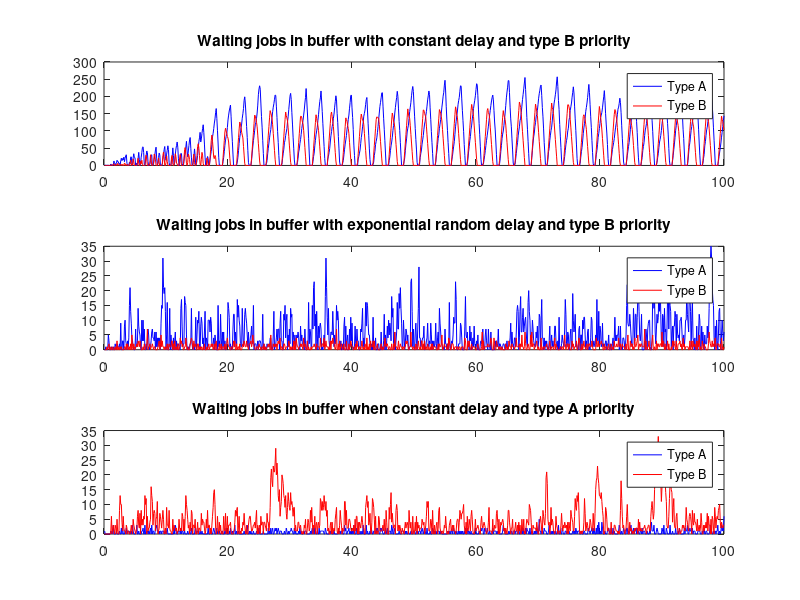

This chart was generated by the following MATLAB code:
a1 = [1 1 0 0 1 0 1 0 0 0 4 2 2 0 1 13 6 1 6 6 15 11 11 5 6 1 13 21 14 20 16 24 11 21 28 31 6 1 1 0 9 4 24 25 1 0 22 34 23 22 1 7 0 4 20 38 18 0 7 24 37 52 54 37 2 0 13 29 42 37 11 0 1 4 15 30 31 0 0 5 18 31 45 53 19 1 6 23 36 30 0 0 0 3 18 31 46 55 27 15 33 44 57 46 8 0 1 1 17 27 51 28 2 9 31 48 58 68 53 21 0 6 19 35 34 5 1 0 11 32 39 53 70 42 25 42 58 74 81 50 22 1 0 8 26 48 28 1 4 15 29 50 69 80 96 68 77 93 107 118 95 62 24 0 0 14 26 20 0 0 16 30 41 61 83 93 107 123 135 153 165 136 102 65 24 1 1 0 0 0 0 11 23 40 58 74 84 91 110 132 146 158 167 175 141 103 70 33 0 0 0 0 0 2 10 24 43 64 82 93 109 120 137 150 165 189 199 178 146 113 81 43 8 1 0 0 1 15 36 54 72 86 102 118 125 137 152 175 205 222 231 221 181 142 111 73 35 0 1 0 1 5 14 34 50 65 80 94 104 123 139 156 169 179 192 204 203 172 139 98 67 29 0 1 0 0 4 20 34 47 66 73 87 97 107 127 141 162 181 201 209 191 153 120 82 50 16 0 1 0 1 8 21 39 48 64 75 90 107 120 130 146 161 181 197 223 190 155 120 79 36 0 0 1 0 0 11 26 36 57 73 89 100 111 130 147 167 185 196 216 187 156 121 88 55 20 0 0 0 0 19 27 37 49 68 86 98 113 121 137 149 169 185 202 190 151 124 84 48 10 1 0 0 0 7 15 31 47 62 74 87 105 116 134 146 166 183 203 204 167 139 104 59 29 0 0 1 0 1 19 26 36 45 63 81 94 112 125 143 151 161 177 191 197 158 121 86 48 17 0 0 1 0 3 10 29 41 61 70 80 95 113 134 152 171 183 196 210 211 172 137 105 72 36 0 1 0 0 0 14 25 43 57 68 82 101 116 132 152 168 184 197 215 200 164 128 101 66 30 0 0 1 0 11 22 43 62 77 97 108 117 136 156 169 183 202 218 229 214 175 141 107 75 45 9 0 0 2 4 23 35 45 62 74 87 105 120 128 144 156 172 190 202 216 206 167 134 98 66 35 2 0 0 0 8 28 42 60 78 89 108 120 133 152 169 184 201 212 233 247 216 170 132 101 66 35 2 0 0 1 16 27 42 56 69 90 112 128 144 158 176 188 197 215 231 230 193 160 130 99 61 29 0 1 0 6 19 39 55 72 84 105 117 135 148 165 178 189 202 220 237 233 202 161 122 89 54 18 0 0 4 4 17 29 43 58 73 86 100 114 131 146 160 174 187 197 204 190 159 126 103 68 31 0 1 0 0 5 19 40 58 78 91 100 115 134 152 174 196 213 227 246 246 211 169 135 112 77 45 7 0 1 4 19 35 53 66 86 100 112 130 137 154 172 191 206 222 239 255 220 181 139 105 70 34 1 0 0 1 23 44 65 83 94 113 124 141 148 160 176 195 208 218 230 233 203 168 141 106 66 36 3 0 0 3 18 40 50 73 88 101 111 129 151 164 181 192 205 219 242 257 229 188 162 119 85 52 16 0 0 0 12 26 44 60 72 82 100 108 132 139 160 170 181 198 212 228 210 172 135 101 62 20 0 1 0 0 6 24 40 52 71 92 109 122 137 157 168 181 197 216 235 211 176 141 110 72 37 5 0 0 0 14 31 43 60 81 93 107 122 139 146 154 167 184 199 217 188 150 120 94 61 20 0 0 0 0 19 30 46 56 66 78 94 109 121 132 147 163 169 180 195 182 153 115 79 47 10 1 0 0 0 13 28 42 55 67 85 105 123 141 157 167 187 191 214 191 163 127 95 54 22 0 0 0 1 12 23 43 55 66 87 103 111 122 138 147 160 181 196 211 194 164 131 99 62 34 0 0 0 2 9 23 34 52 68 76 87 101 121 133 148 164 180 196 205 188 150 121 91 49 13 0 1 0 0 13 28 46 62 81 102 115 130 148 159 166 177 189 202 212 179 143 105 78 39 0 1 0 1 0 15 36 56 67 85 102 113 127 136 163 171 183 193 212 206 169 141 105 65 30 1 0 0 0 6 21 32 57 69 87 103 111 127 139 148 160 173 183 195 175 146 109 73 39 1 0 0 0 0 12 26 39 51 65 82 96 113 130 144];
b1 = [0 0 0 0 0 0 0 0 0 0 2 0 0 2 2 5 0 0 1 3 0 6 2 2 1 0 3 3 0 3 0 0 7 5 0 1 3 0 1 0 4 7 15 0 5 1 19 10 0 0 0 0 0 9 21 5 0 0 12 5 15 2 0 0 0 0 21 30 16 0 0 2 1 6 31 17 0 0 0 10 33 30 16 0 0 0 7 22 7 0 0 0 0 4 29 39 25 0 0 8 28 12 1 0 0 0 0 0 26 29 4 0 1 9 34 26 7 4 0 0 0 22 32 18 0 0 0 0 21 46 52 30 5 0 8 33 28 17 0 0 0 0 0 21 33 8 0 0 5 30 55 63 50 29 4 0 18 38 30 5 0 0 0 0 0 22 14 0 0 0 22 47 72 88 70 48 23 20 29 24 4 0 0 0 0 0 0 0 0 0 0 22 47 72 97 108 100 93 84 79 68 45 20 0 0 0 0 0 0 0 0 0 0 6 31 56 81 106 126 120 110 96 88 80 55 30 5 0 0 0 0 0 0 0 0 0 0 21 46 71 96 121 146 143 135 125 112 88 63 38 13 0 0 0 0 0 0 0 0 0 0 13 38 63 88 113 138 159 152 146 135 118 93 68 43 18 0 0 0 0 0 0 0 0 0 0 8 33 58 83 108 133 155 144 138 129 109 84 59 34 9 0 0 0 0 0 0 0 0 0 0 17 42 67 92 117 142 143 138 126 121 102 77 52 27 2 0 0 0 0 0 0 0 0 0 0 25 50 75 100 125 147 136 125 116 102 79 54 29 4 0 0 0 0 0 0 0 0 0 0 22 47 72 97 122 147 155 142 128 113 88 63 38 13 0 0 0 0 0 0 0 0 0 0 13 38 63 88 113 138 133 128 116 107 92 67 42 17 0 0 0 0 0 0 0 0 0 0 9 34 59 84 109 134 149 140 131 131 118 93 68 43 18 0 0 0 0 0 0 0 0 0 0 8 33 58 83 108 133 141 139 138 137 119 94 69 44 19 0 0 0 0 0 0 0 0 0 0 7 32 57 82 107 132 152 143 129 123 111 86 61 36 11 0 0 0 0 0 0 0 0 0 0 15 40 65 90 115 140 164 149 141 137 115 90 65 40 15 0 0 0 0 0 0 0 0 0 0 11 36 61 86 111 136 161 160 151 146 139 114 89 64 39 14 0 0 0 0 0 0 0 0 0 0 12 37 62 87 112 137 162 157 152 142 129 104 79 54 29 4 0 0 0 0 0 0 0 0 0 0 22 47 72 97 122 147 170 161 146 140 117 92 67 42 17 0 0 0 0 0 0 0 0 0 0 9 34 59 84 109 134 159 177 166 158 142 117 92 67 42 17 0 0 0 0 0 0 0 0 0 0 9 34 59 84 109 134 159 165 153 149 136 111 86 61 36 11 0 0 0 0 0 0 0 0 0 0 15 40 65 90 115 140 159 146 140 133 117 92 67 42 17 0 0 0 0 0 0 0 0 0 0 9 34 59 84 109 134 159 184 177 168 148 123 98 73 48 23 0 0 0 0 0 0 0 0 0 0 3 28 53 78 103 128 153 178 168 156 145 120 95 70 45 20 0 0 0 0 0 0 0 0 0 0 6 31 56 81 106 131 156 181 167 163 150 125 100 75 50 25 0 0 0 0 0 0 0 0 0 0 0 26 51 76 101 126 151 176 176 170 159 134 109 84 59 34 9 0 0 0 0 0 0 0 0 0 0 17 42 67 92 117 142 147 142 134 119 105 80 55 30 5 0 0 0 0 0 0 0 0 0 0 21 46 71 96 121 146 171 158 140 124 103 78 53 28 3 0 0 0 0 0 0 0 0 0 0 23 48 73 98 123 148 162 159 144 134 110 85 60 35 10 0 0 0 0 0 0 0 0 0 0 16 41 66 91 116 141 136 126 116 104 83 58 33 8 0 0 0 0 0 0 0 0 0 0 19 44 69 94 119 144 156 146 137 132 112 87 62 37 12 0 0 0 0 0 0 0 0 0 0 14 39 64 89 114 139 160 149 142 127 109 84 59 34 9 0 0 0 0 0 0 0 0 0 0 17 42 67 92 117 142 151 140 126 116 99 74 49 24 0 0 0 0 0 0 0 0 0 0 2 27 52 77 102 127 152 145 134 120 112 87 62 37 12 0 0 0 0 0 0 0 0 0 0 14 39 64 89 114 139 158 145 137 128 108 83 58 33 8 0 0 0 0 0 0 0 0 0 0 18 43 68 93 118 143 133 127 115 103];

a2 = [0 0 1 0 0 0 5 3 0 0 0 1 0 0 1 0 0 2 1 0 2 1 1 1 2 0 9 0 0 3 3 0 8 10 3 2 0 3 1 4 15 21 13 9 4 3 1 0 0 0 7 1 1 3 14 8 6 5 1 0 10 3 10 3 7 0 0 2 0 3 7 5 0 1 1 3 6 7 4 4 3 6 0 6 1 4 1 4 2 4 0 9 15 14 31 21 19 21 13 0 5 16 0 0 2 14 0 5 2 0 0 4 0 3 6 0 3 0 2 2 1 0 0 14 17 8 1 2 2 18 16 15 5 0 0 1 0 1 2 2 14 2 0 2 2 0 2 11 0 5 10 9 13 2 0 8 11 9 2 4 0 6 13 0 4 3 0 10 10 10 6 11 9 2 1 2 4 0 5 3 0 0 0 15 1 3 1 12 4 0 6 1 6 0 3 0 0 1 5 16 14 11 1 2 0 1 0 7 12 12 1 6 3 2 17 11 15 10 8 2 1 1 14 6 1 3 12 14 11 9 5 1 6 0 2 4 5 8 2 4 15 0 2 2 2 0 1 3 0 3 3 3 2 0 1 12 0 2 0 1 0 0 2 1 1 1 1 4 4 0 1 0 5 13 0 1 2 4 7 3 7 7 0 9 13 3 3 0 0 12 10 15 4 10 12 0 5 1 7 2 14 11 12 0 6 4 2 5 0 3 5 4 6 4 1 0 8 3 5 2 2 1 0 7 2 0 0 3 1 16 2 7 6 1 1 15 7 21 23 8 12 0 13 5 0 8 4 8 9 7 0 1 0 2 5 1 18 31 21 11 5 14 3 1 3 6 6 5 13 6 1 5 2 4 15 10 13 10 1 2 1 3 0 0 2 0 8 11 1 8 0 3 5 0 0 7 1 11 3 9 1 0 1 1 8 2 1 7 3 3 0 0 0 7 6 9 14 1 4 1 6 16 8 16 15 9 5 5 2 2 0 2 0 11 0 1 1 4 0 0 0 2 2 0 0 0 6 0 1 0 3 12 0 5 0 3 8 4 10 5 9 7 3 18 11 14 2 0 6 0 3 6 16 7 7 19 14 21 14 9 1 1 10 5 0 2 7 6 3 5 1 0 1 1 23 24 13 1 7 1 0 6 9 2 0 7 14 28 4 4 1 2 3 4 4 8 0 0 1 3 4 9 2 1 3 2 9 5 0 3 1 3 1 2 9 2 0 4 6 1 14 9 6 2 2 0 1 0 0 7 2 2 0 2 0 0 16 2 0 2 3 2 5 11 9 9 23 17 0 0 0 2 2 2 9 8 4 0 0 0 0 8 18 5 4 6 1 2 0 8 3 6 0 1 4 1 8 2 1 1 3 0 5 0 0 0 2 3 2 4 7 2 0 0 5 7 3 1 0 7 2 1 0 6 0 0 0 0 0 0 3 1 3 1 2 7 0 2 2 1 1 0 1 2 2 1 0 2 1 3 0 1 1 2 4 9 1 6 2 2 0 4 4 1 6 13 15 13 0 4 13 18 6 6 11 14 6 8 10 11 6 2 1 16 20 13 10 2 4 4 10 7 3 2 1 1 6 4 8 1 3 12 11 1 10 17 4 4 0 4 0 3 1 3 0 1 0 3 8 0 2 5 1 3 1 2 8 8 3 2 0 3 0 11 0 1 0 2 5 3 2 1 7 17 12 2 1 6 5 0 0 5 7 0 1 19 10 6 8 12 1 2 1 0 0 7 8 0 5 5 0 10 7 11 11 5 0 3 1 6 7 0 1 0 4 11 10 1 1 3 2 1 5 2 17 3 3 13 2 8 6 1 2 9 1 2 1 1 3 3 0 2 2 5 0 0 2 0 0 2 4 0 4 11 3 5 3 5 5 8 0 1 8 0 1 0 4 4 3 0 1 5 15 22 9 8 8 12 9 5 2 1 2 14 8 3 12 12 4 11 18 20 13 5 3 6 12 0 0 0 0 3 0 7 5 0 7 9 10 10 1 0 0 3 19 18 14 17 6 2 7 12 9 11 23 13 23 12 3 2 12 11 1 14 6 7 0 7 18 23 7 19 15 13 1 6 8 0 8 8 13 11 1 12 6 4 5 3 10 10 11 7 2 2 5 1 4 10 10 20 12 9 6 20 18 13 1 10 17 4 3 0 4 0 0 8 0 0 6 12 10 0 0 8 2 6 1 0 5 2 2 2 8 4 5 14 30 30 35 31 21 17 15 4 0 8 1 10 3 0 5 13 14 3 0 5 10 6 3 6 ];
b2 = [0 0 0 0 1 0 1 2 0 0 1 0 0 1 0 0 0 1 0 0 3 0 0 1 0 0 1 1 0 0 0 0 1 1 0 2 0 2 1 0 1 0 2 0 5 1 0 2 1 0 1 1 2 1 3 2 1 3 2 0 0 0 1 0 2 1 0 1 2 7 0 1 1 2 0 1 1 2 1 0 1 1 0 0 0 0 1 2 3 0 1 5 1 3 1 1 0 1 1 0 1 2 0 0 2 1 1 1 3 3 0 2 0 3 1 0 1 0 2 0 0 1 4 2 3 1 2 0 0 1 1 4 2 0 1 0 0 0 2 3 4 3 1 0 3 1 1 2 0 0 2 2 0 1 0 1 1 0 0 1 0 2 0 0 0 1 0 1 2 0 1 1 2 1 2 0 1 2 0 2 3 0 0 0 0 2 0 1 2 0 1 1 1 0 2 1 0 2 4 2 1 1 0 0 1 1 0 1 3 1 3 0 0 2 0 1 1 0 2 0 0 0 1 2 1 3 2 1 1 3 1 1 0 2 2 2 3 1 2 5 3 1 1 0 0 1 1 1 0 2 1 1 0 0 1 1 0 2 0 1 0 0 1 1 2 1 2 0 5 0 0 0 2 1 1 2 1 2 0 2 3 2 2 4 0 1 1 0 0 2 2 1 0 1 1 1 1 3 2 0 1 0 1 1 0 3 0 3 0 4 2 1 1 0 1 1 2 1 2 1 0 4 1 2 1 0 0 3 0 1 0 0 0 1 0 1 1 1 2 1 1 0 2 1 1 1 1 0 4 1 1 2 2 1 4 0 1 3 1 1 1 0 1 0 3 0 3 2 4 3 2 1 0 1 7 0 0 2 0 3 0 1 2 1 0 1 2 0 0 0 3 0 0 0 2 0 1 3 2 1 1 0 0 1 0 2 0 3 1 1 0 1 1 0 1 3 1 0 1 0 2 1 0 4 0 1 0 2 0 3 1 1 1 3 0 3 0 0 1 1 2 0 0 0 0 1 2 0 0 1 0 1 4 2 1 2 2 1 0 1 1 0 0 2 0 0 2 0 6 1 1 1 0 1 3 0 1 2 1 1 0 1 1 0 1 1 3 2 3 2 0 0 1 1 6 1 1 0 1 1 0 0 2 1 0 1 3 1 0 1 0 3 3 0 2 0 3 0 1 1 0 2 1 0 0 1 0 2 0 2 0 1 1 1 1 0 0 0 2 0 2 1 1 2 5 0 0 1 2 1 1 1 0 2 0 4 3 1 0 0 2 2 2 0 0 1 1 1 0 1 1 0 1 1 0 0 1 1 1 0 0 4 3 0 0 0 3 1 3 1 0 1 2 0 1 1 1 1 0 0 0 1 2 1 0 0 0 0 1 6 0 3 0 1 1 1 1 1 2 1 1 1 2 4 3 0 0 0 4 2 0 0 3 2 1 1 0 1 1 0 0 1 0 0 0 0 0 2 1 0 1 0 3 2 1 1 0 2 1 1 1 0 1 1 4 1 1 1 1 2 0 2 1 5 1 1 0 1 6 2 0 0 1 2 1 0 0 5 1 6 1 2 2 0 1 1 2 3 1 0 1 0 0 0 4 0 0 1 1 0 1 1 1 2 1 0 0 1 3 0 0 1 1 1 0 1 4 0 2 1 1 0 0 0 0 1 1 0 1 1 0 2 5 2 0 1 2 2 0 2 1 0 0 0 3 1 2 0 1 1 1 3 0 0 2 4 3 0 0 0 2 0 1 3 1 1 0 1 2 0 1 2 2 1 1 1 3 1 0 0 0 0 0 4 1 1 3 1 1 2 2 3 2 2 0 0 2 0 1 1 1 0 1 2 0 0 0 2 1 0 1 0 3 1 1 1 2 1 1 4 1 1 2 0 1 2 1 1 1 0 1 2 0 2 5 0 0 0 3 1 2 2 0 1 0 4 1 1 2 3 5 0 1 2 1 2 2 1 1 1 1 7 0 3 1 0 1 1 3 0 0 0 1 3 5 0 0 1 0 0 3 0 2 2 1 1 2 2 1 6 1 3 2 0 2 0 1 1 3 0 2 0 0 0 1 0 3 1 3 2 1 0 3 0 0 2 2 2 3 1 2 0 0 4 1 2 0 1 1 1 1 1 0 0 3 0 1 3 0 3 1 1 2 1 0 3 0 3 1 5 0 1 0 0 3 1 0 2 1 1 0 0 0 0 2 6 3 2 1 1 3 1 2 1 3 4 0 1 2 2 2 1 1 2 0 4 2 0 0 1 ];

a3 = [1 0 0 0 0 0 0 0 0 0 1 0 1 0 3 0 0 0 0 1 0 0 0 0 1 0 0 2 0 3 0 0 0 1 0 2 0 1 1 1 0 1 0 1 0 3 1 0 0 0 0 1 3 0 0 1 0 0 0 0 1 1 2 0 0 3 0 0 1 1 0 1 0 1 2 0 3 0 1 1 0 0 2 2 3 1 1 0 1 0 1 1 0 1 1 1 0 0 1 0 1 2 0 0 0 0 0 0 0 0 0 0 2 0 3 2 0 0 0 1 1 1 0 2 0 1 1 0 0 1 0 0 0 0 1 0 0 1 0 0 2 0 0 0 0 0 2 2 0 1 1 0 0 0 1 0 0 1 0 0 0 0 0 0 0 0 0 2 0 0 0 1 0 0 0 1 2 1 0 0 1 2 0 1 0 1 0 0 0 1 1 0 0 0 1 0 2 0 0 0 0 1 0 2 0 0 1 0 0 1 3 0 0 1 0 0 1 0 0 0 0 0 0 0 0 1 0 0 0 1 3 1 0 0 1 0 1 0 0 0 1 0 0 0 0 1 0 0 0 2 0 0 0 0 0 0 1 0 0 0 0 0 0 0 2 0 1 0 2 0 1 2 0 0 1 2 1 2 0 1 2 1 0 1 1 1 0 0 0 0 1 0 0 2 1 0 0 1 0 1 1 2 1 1 0 0 2 0 1 0 0 0 0 1 0 2 0 1 0 0 0 1 0 1 1 1 0 0 0 0 0 0 1 0 1 2 0 2 0 2 1 0 0 1 0 0 2 0 1 1 1 1 1 1 0 0 2 1 0 0 0 0 0 1 1 0 1 0 0 0 1 0 0 0 0 0 0 1 0 1 1 0 1 1 0 0 0 3 1 2 0 0 1 1 2 0 1 0 1 0 1 0 3 0 0 0 2 0 0 0 0 0 1 0 0 1 0 3 0 0 0 0 3 0 1 0 0 0 1 0 2 1 0 0 1 1 1 0 2 0 2 1 1 0 0 2 1 2 1 0 0 0 1 2 0 1 2 0 0 1 1 1 0 3 2 0 0 2 1 0 0 0 0 0 0 1 0 0 0 1 1 1 1 0 0 1 0 1 0 0 1 0 0 0 1 1 0 0 1 1 1 0 0 1 0 1 0 1 1 1 0 1 2 1 0 1 2 1 0 0 2 0 0 0 0 1 0 0 0 2 1 0 1 0 1 0 1 1 1 1 0 1 0 1 0 0 0 0 0 0 0 0 0 1 0 1 0 1 0 1 1 0 2 2 0 1 0 0 1 0 0 1 0 1 0 1 0 1 0 0 1 0 2 0 0 2 0 1 1 0 0 1 0 0 0 0 0 0 2 1 0 0 0 0 1 0 1 2 1 2 2 0 0 2 1 1 0 2 1 0 0 1 0 0 0 0 2 0 1 1 1 1 0 1 0 1 0 0 0 0 0 0 1 3 1 1 0 0 0 0 0 0 1 0 1 1 1 0 0 1 1 1 0 1 1 1 0 0 3 0 0 1 0 2 0 2 0 0 0 2 0 2 1 1 0 0 2 0 0 1 0 0 0 1 0 1 0 2 1 0 1 5 1 1 0 1 1 1 0 2 1 1 1 0 0 0 1 3 0 0 1 0 1 0 1 0 0 1 0 0 1 0 3 0 0 1 0 0 2 1 0 0 0 1 1 0 1 0 0 1 0 0 0 0 0 1 1 0 1 0 2 1 0 1 1 1 0 0 0 1 0 0 0 1 1 0 0 0 0 0 2 1 1 0 1 1 2 0 2 0 1 0 0 2 0 3 0 4 1 0 1 0 4 2 0 0 0 1 0 0 0 1 1 2 1 0 0 2 0 0 2 0 1 0 0 0 0 0 0 1 3 2 0 0 1 0 0 2 1 1 0 0 2 2 0 1 0 1 2 3 0 1 1 2 0 1 1 2 0 2 0 1 0 0 1 1 0 2 0 1 1 1 0 0 0 1 0 0 0 1 0 2 4 1 1 1 3 0 0 0 1 2 1 0 0 0 0 0 0 2 1 0 3 0 0 0 2 1 0 0 0 0 3 0 0 0 1 0 0 0 0 2 0 0 0 1 0 2 1 0 0 0 0 0 0 2 0 2 1 1 3 0 0 1 2 1 1 0 2 0 1 1 1 0 0 0 0 1 1 1 1 0 0 0 1 0 1 2 0 0 1 1 0 0 0 0 1 3 1 1 0 0 1 0 1 1 0 1 1 3 0 0 1 0 1 3 1 2 1 6 ];
b3 = [0 0 0 0 0 0 0 0 0 0 1 6 0 2 3 1 0 3 2 0 5 1 0 0 8 13 10 10 4 1 6 2 1 1 0 3 2 0 1 1 0 0 1 3 1 0 5 3 2 1 0 1 2 6 8 3 2 7 0 8 3 5 3 6 5 13 10 12 0 6 1 2 2 4 5 16 13 11 3 7 8 7 1 5 6 11 0 1 2 7 6 4 2 5 8 5 0 1 2 0 9 3 3 2 8 2 1 1 0 0 5 1 3 2 2 1 2 0 1 1 5 2 1 2 1 7 6 1 5 1 6 13 10 8 5 2 3 0 4 1 8 7 0 3 3 2 5 0 0 1 4 0 2 2 1 1 7 3 5 4 4 2 0 1 5 2 8 2 3 3 0 2 0 3 6 9 14 15 10 2 0 1 6 2 0 4 1 3 0 1 0 0 6 2 1 7 0 2 6 0 3 3 3 4 1 0 0 0 1 1 4 8 6 8 9 0 3 6 0 1 0 2 1 4 3 7 3 1 0 3 0 0 3 5 6 6 3 1 1 2 3 3 4 2 5 8 0 3 0 2 3 0 6 3 4 4 0 4 4 3 2 1 7 4 4 1 3 9 19 22 18 16 23 21 21 24 29 20 24 20 13 11 15 6 9 11 20 19 17 13 12 9 13 7 5 9 14 11 9 8 14 10 11 9 6 9 9 1 3 1 1 1 4 4 2 2 3 1 0 0 1 0 3 2 5 0 0 2 5 4 1 2 8 4 9 4 0 3 2 6 0 3 4 0 3 4 2 3 12 11 8 11 8 9 13 10 8 11 6 8 1 2 0 0 3 4 0 4 0 1 2 1 5 7 9 1 0 2 0 3 8 5 3 0 2 1 1 11 11 3 8 2 2 2 5 5 4 2 1 1 2 1 3 0 5 1 6 6 0 4 0 4 3 2 4 6 4 2 2 0 0 9 11 13 9 11 3 4 7 1 0 4 12 11 9 5 0 6 0 1 1 0 6 5 1 1 1 1 2 3 1 5 1 0 8 4 0 0 0 9 5 10 14 4 7 4 2 3 3 0 8 10 8 1 3 1 3 2 0 0 2 1 1 0 2 4 2 3 4 3 0 8 4 2 4 0 0 6 1 0 1 4 1 6 0 4 2 3 1 2 2 2 5 4 3 4 0 1 3 6 11 9 11 1 1 2 5 4 0 8 2 0 3 0 1 3 4 0 2 8 9 2 1 0 1 1 0 1 3 2 6 3 0 0 1 0 3 4 5 1 2 3 1 3 1 1 0 1 4 5 5 1 4 8 7 5 7 7 8 10 3 1 0 4 0 6 1 2 5 3 1 6 8 5 1 0 0 1 5 1 2 2 3 2 1 0 0 4 6 3 2 3 4 3 2 1 0 1 1 4 9 1 1 1 1 0 5 1 1 3 2 2 7 8 4 0 5 0 1 4 3 4 5 4 1 2 0 2 1 0 3 8 8 4 2 0 2 2 5 0 0 1 2 4 1 1 3 0 4 1 3 0 0 5 2 1 5 0 1 0 3 5 4 4 3 10 9 8 4 0 0 3 2 2 2 2 1 4 2 0 0 3 4 6 4 1 0 8 6 4 3 7 19 21 17 5 3 4 0 2 9 3 5 4 1 1 0 1 6 3 2 0 1 1 1 0 3 7 3 1 3 2 4 3 2 3 0 4 0 4 2 1 8 6 5 4 1 1 6 12 9 8 13 11 14 8 1 0 1 1 0 1 1 4 12 7 1 2 4 3 1 1 2 5 4 2 2 1 7 3 1 7 15 18 19 23 19 17 13 13 12 14 11 8 6 0 0 1 9 8 5 1 2 2 0 0 0 4 0 0 0 0 3 3 2 1 1 1 0 1 0 1 8 18 12 6 2 3 1 0 1 2 6 10 4 0 0 4 1 2 1 0 1 1 0 2 1 2 2 2 0 5 1 4 1 2 1 1 1 2 2 3 2 1 0 2 2 3 3 1 1 6 9 11 8 5 7 15 20 18 19 21 29 33 29 25 22 18 11 16 16 21 28 25 18 14 11 3 2 2 6 12 17 17 15 14 4 9 12 3 2 2 6 7 2 0 0 2 1 0 1 1 3 2 3 2 1 3 9 5 4 2 1 6 7 6 4 0 8 4 3 7 4 4 3 1 5 1 2 3 1 2 7 4 0 0 3 1 3 2 4 2 7 1 6 3 3 0 5 0 6 5 2 0 9 6 2 5 6 5 8 9 10 4 2 4 3 2 3 3 ];

time = linspace(0.1,100, 1000);

subplot(3,1,1);
plot(time, a1, 'blue')
hold on
plot(time, b1, 'red')
title('Waiting jobs in buffer with constant delay and type B priority')
legend('Type A', 'Type B');

subplot(3,1,2);
plot(time, a2, 'blue')
hold on
plot(time, b2, 'red')
title('Waiting jobs in buffer with exponential random delay and type B priority')
legend('Type A', 'Type B');

subplot(3,1,3);
plot(time, a3, 'blue')
hold on
plot(time, b3, 'red')
title('Waiting jobs in buffer when constant delay and type A priority')
legend('Type A', 'Type B');
